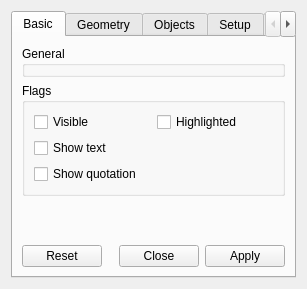
<?xml version="1.0" encoding="UTF-8"?>
<ui version="4.0">
 <class>GeometryLabelObjectDesigner</class>
 <widget class="QWidget" name="GeometryLabelObjectDesigner">
  <property name="geometry">
   <rect>
    <x>0</x>
    <y>0</y>
    <width>307</width>
    <height>289</height>
   </rect>
  </property>
  <property name="windowTitle">
   <string>Graphics Object</string>
  </property>
  <property name="toolTip">
   <string/>
  </property>
  <layout class="QVBoxLayout">
   <item>
    <widget class="QTabWidget" name="tabWidget">
     <property name="currentIndex">
      <number>0</number>
     </property>
     <widget class="QWidget" name="tab">
      <attribute name="title">
       <string>Basic</string>
      </attribute>
      <layout class="QVBoxLayout" name="_2">
       <item>
        <widget class="QGroupBox" name="generalGB">
         <property name="title">
          <string>General</string>
         </property>
        </widget>
       </item>
       <item>
        <widget class="QGroupBox" name="flagsGB">
         <property name="title">
          <string>Flags</string>
         </property>
         <layout class="QGridLayout" name="gridLayout">
          <item row="0" column="0">
           <widget class="QCheckBox" name="visibleCB">
            <property name="text">
             <string>Visible</string>
            </property>
           </widget>
          </item>
          <item row="1" column="0">
           <widget class="QCheckBox" name="showTextCB">
            <property name="text">
             <string>Show text</string>
            </property>
           </widget>
          </item>
          <item row="0" column="1">
           <widget class="QCheckBox" name="highlightedCB">
            <property name="text">
             <string>Highlighted</string>
            </property>
           </widget>
          </item>
          <item row="2" column="0" colspan="2">
           <widget class="QCheckBox" name="showQuotationCB">
            <property name="text">
             <string>Show quotation</string>
            </property>
           </widget>
          </item>
         </layout>
        </widget>
       </item>
       <item>
        <spacer name="verticalSpacer">
         <property name="orientation">
          <enum>Qt::Vertical</enum>
         </property>
         <property name="sizeHint" stdset="0">
          <size>
           <width>20</width>
           <height>40</height>
          </size>
         </property>
        </spacer>
       </item>
       <item>
        <widget class="QDialogButtonBox" name="buttonBox1">
         <property name="standardButtons">
          <set>QDialogButtonBox::Apply|QDialogButtonBox::Close|QDialogButtonBox::Reset</set>
         </property>
        </widget>
       </item>
      </layout>
     </widget>
     <widget class="QWidget" name="tab_2">
      <attribute name="title">
       <string>Geometry</string>
      </attribute>
      <layout class="QVBoxLayout" name="verticalLayout">
       <item>
        <widget class="QGroupBox" name="offsetGB">
         <property name="title">
          <string>Offset</string>
         </property>
         <layout class="QGridLayout" name="_5">
          <item row="0" column="0">
           <widget class="QLabel" name="label_2">
            <property name="text">
             <string>X:</string>
            </property>
           </widget>
          </item>
          <item row="0" column="1">
           <widget class="QQuantitySpinBox" name="offsetXSB">
            <property name="sizePolicy">
             <sizepolicy hsizetype="Expanding" vsizetype="Fixed">
              <horstretch>0</horstretch>
              <verstretch>0</verstretch>
             </sizepolicy>
            </property>
            <property name="alignment">
             <set>Qt::AlignRight|Qt::AlignTrailing|Qt::AlignVCenter</set>
            </property>
            <property name="minimum">
             <double>-1000.000000000000000</double>
            </property>
            <property name="maximum">
             <double>1000.000000000000000</double>
            </property>
           </widget>
          </item>
          <item row="1" column="0">
           <widget class="QLabel" name="label_3">
            <property name="text">
             <string>Y:</string>
            </property>
           </widget>
          </item>
          <item row="1" column="1">
           <widget class="QQuantitySpinBox" name="offsetYSB">
            <property name="alignment">
             <set>Qt::AlignRight|Qt::AlignTrailing|Qt::AlignVCenter</set>
            </property>
            <property name="minimum">
             <double>-1000.000000000000000</double>
            </property>
            <property name="maximum">
             <double>1000.000000000000000</double>
            </property>
           </widget>
          </item>
          <item row="2" column="0">
           <widget class="QLabel" name="label_4">
            <property name="text">
             <string>Z:</string>
            </property>
           </widget>
          </item>
          <item row="2" column="1">
           <widget class="QQuantitySpinBox" name="offsetZSB">
            <property name="alignment">
             <set>Qt::AlignRight|Qt::AlignTrailing|Qt::AlignVCenter</set>
            </property>
            <property name="minimum">
             <double>-1000.000000000000000</double>
            </property>
            <property name="maximum">
             <double>1000.000000000000000</double>
            </property>
           </widget>
          </item>
          <item row="3" column="0" colspan="2">
           <widget class="QCheckBox" name="relativePosCB">
            <property name="text">
             <string>Relative offset</string>
            </property>
           </widget>
          </item>
         </layout>
        </widget>
       </item>
       <item>
        <spacer name="verticalSpacer_2">
         <property name="orientation">
          <enum>Qt::Vertical</enum>
         </property>
         <property name="sizeHint" stdset="0">
          <size>
           <width>20</width>
           <height>40</height>
          </size>
         </property>
        </spacer>
       </item>
       <item>
        <widget class="QDialogButtonBox" name="buttonBox2">
         <property name="standardButtons">
          <set>QDialogButtonBox::Apply|QDialogButtonBox::Close|QDialogButtonBox::Reset</set>
         </property>
        </widget>
       </item>
      </layout>
     </widget>
     <widget class="QWidget" name="objectsTab">
      <attribute name="title">
       <string>Objects</string>
      </attribute>
     </widget>
     <widget class="QWidget" name="setupTab">
      <attribute name="title">
       <string>Setup</string>
      </attribute>
     </widget>
     <widget class="QWidget" name="refByTab">
      <attribute name="title">
       <string>Referenced by</string>
      </attribute>
     </widget>
    </widget>
   </item>
  </layout>
 </widget>
 <customwidgets>
  <customwidget>
   <class>QQuantitySpinBox</class>
   <extends>QDoubleSpinBox</extends>
   <header location="global">QuantitySpinBox.hpp</header>
  </customwidget>
 </customwidgets>
 <resources/>
 <connections/>
</ui>
